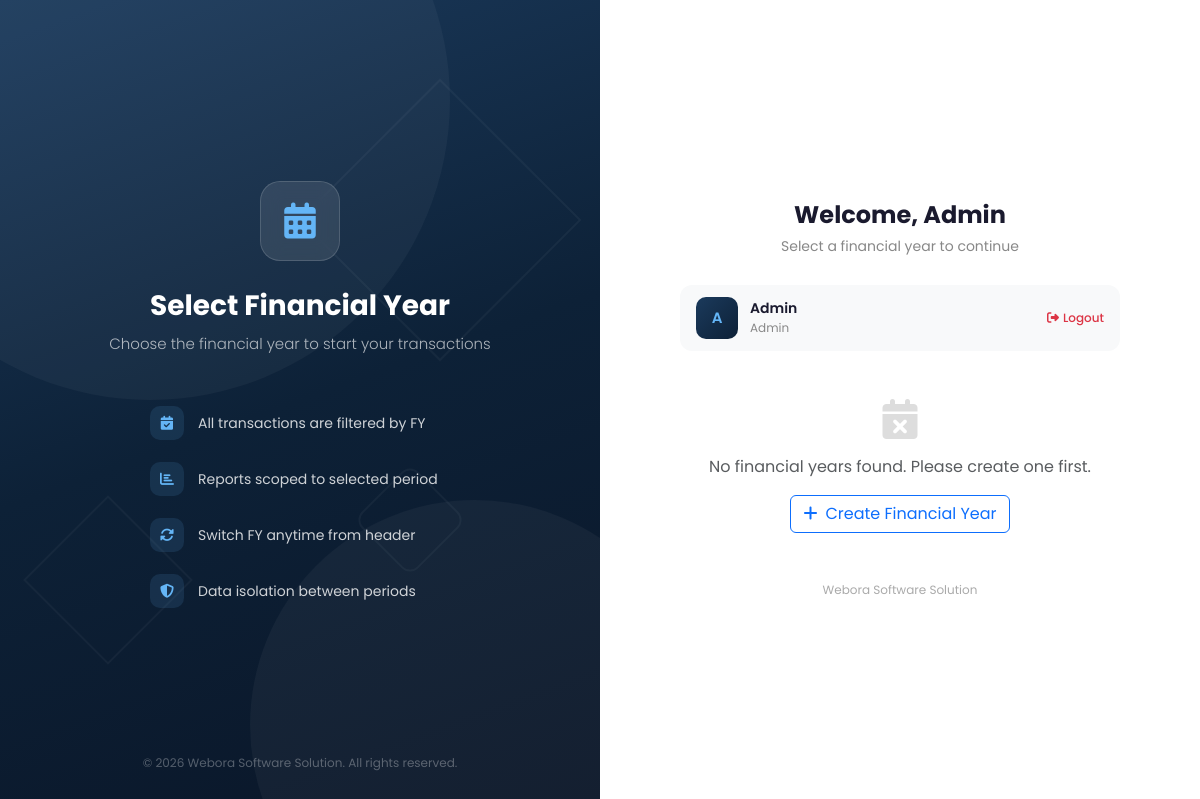
Page /financial_year.php (signed in) on the earlier database version.
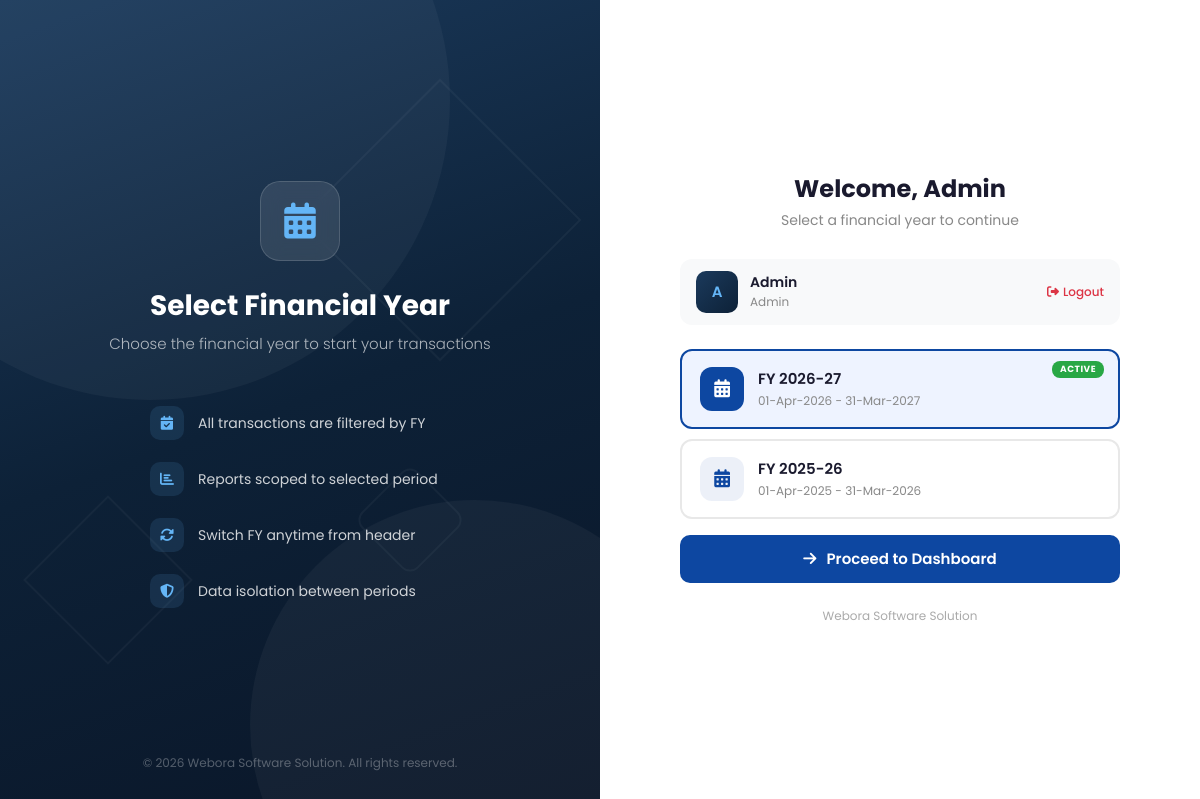
Same page on the later database version.
### tables this page shows
CREATE TABLE `company` (
  `id` int unsigned NOT NULL AUTO_INCREMENT,
  `name` varchar(150) DEFAULT NULL,
  `email` varchar(100) DEFAULT NULL,
  `phone` varchar(20) DEFAULT NULL,
  `address` text,
  `city` varchar(100) DEFAULT NULL,
  `state` varchar(100) DEFAULT NULL,
  `pincode` varchar(10) DEFAULT NULL,
  `gstin` varchar(20) DEFAULT NULL,
  `pan` varchar(20) DEFAULT NULL,
  `logo` varchar(255) DEFAULT NULL,
  `signature` varchar(255) DEFAULT NULL,
  `bank_name` varchar(150) DEFAULT NULL,
  `bank_account` varchar(50) DEFAULT NULL,
  `bank_ifsc` varchar(20) DEFAULT NULL,
  `upi_id` varchar(100) DEFAULT NULL,
  `created_at` timestamp NOT NULL DEFAULT CURRENT_TIMESTAMP,
  PRIMARY KEY (`id`)
);

CREATE TABLE `financial_years` (
  `id` int unsigned NOT NULL AUTO_INCREMENT,
  `name` varchar(50) NOT NULL,
  `start_date` date NOT NULL,
  `end_date` date NOT NULL,
  `is_active` tinyint(1) NOT NULL DEFAULT '0',
  `created_at` timestamp NOT NULL DEFAULT CURRENT_TIMESTAMP,
  `updated_at` timestamp NOT NULL DEFAULT CURRENT_TIMESTAMP ON UPDATE CURRENT_TIMESTAMP,
  PRIMARY KEY (`id`),
  KEY `idx_financial_years_active` (`is_active`),
  KEY `idx_financial_years_dates` (`start_date`,`end_date`)
);

### functions.php (called while the page is built, shortened)
<?php
function h($data) {
    return htmlspecialchars((string)$data, ENT_QUOTES, 'UTF-8');
}
function currentUser() {
    return $_SESSION['user'] ?? null;
}
function query($sql, $params = []) {
    global $pdo;
    $stmt = $pdo->prepare($sql);
    $stmt->execute($params);
    return $stmt;
}
function fetch($sql, $params = []) {
    return query($sql, $params)->fetch(PDO::FETCH_ASSOC);
}
function fetchAll($sql, $params = []) {
    return query($sql, $params)->fetchAll(PDO::FETCH_ASSOC);
}
function dateFormatted($date) {
    return date('d-M-Y', strtotime($date));
}
function getCompany() {
    static $cache = null;
    if ($cache === null) {
        $cache = fetch("SELECT * FROM company LIMIT 1");
    }
    return $cache;
}
function getAllFinancialYears() {
    return fetchAll("SELECT * FROM financial_years ORDER BY start_date DESC");
}
function getActiveFinancialYear() {
    return fetch("SELECT * FROM financial_years WHERE is_active = 1 LIMIT 1");
}
function getInitials($name) {
    $words  = explode(' ', trim($name));
    $initials = '';
    foreach (array_slice($words, 0, 2) as $w) {
        if (!empty($w)) {
            $initials .= strtoupper($w[0]);
        }
    }
    return $initials;
}

### financial_year.php (the view, shortened to what this page needs)
<?php
require_once 'db.php';
require_once 'functions.php';
$company = getCompany();
$companyName = $company['name'] ?? 'Computer Shop Billing';
$financialYears = getAllFinancialYears();
$activeFY = getActiveFinancialYear();
$user = currentUser();
$initials = getInitials($user['full_name'] ?? $user['username'] ?? 'U');
?>
<!DOCTYPE html>
<html lang="en">
<head>
    <link href="https://cdn.jsdelivr.net/npm/bootstrap@5.3.2/dist/css/bootstrap.min.css" rel="stylesheet">
    <link href="https://cdnjs.cloudflare.com/ajax/libs/font-awesome/6.5.0/css/all.min.css" rel="stylesheet">
</head>
<body>
    <div class="fy-wrapper">
        <div class="brand-panel">
            <div class="geo-shape shape-1"></div>
            <div class="geo-shape shape-2"></div>
            <div class="geo-shape shape-3"></div>
            <div class="brand-content">
                <div class="brand-logo">
                    <i class="fas fa-calendar-alt"></i>
                </div>
                <h1 class="brand-title">Select Financial Year</h1>
                <p class="brand-subtitle">Choose the financial year to start your transactions</p>
                <ul class="brand-features">
                    <li><i class="fas fa-calendar-check"></i> All transactions are filtered by FY</li>
                    <li><i class="fas fa-chart-bar"></i> Reports scoped to selected period</li>
                    <li><i class="fas fa-sync-alt"></i> Switch FY anytime from header</li>
                    <li><i class="fas fa-shield-alt"></i> Data isolation between periods</li>
                </ul>
            </div>
            <div class="brand-footer">&copy; <?= date('Y') ?> <?= h($companyName) ?>. All rights reserved.</div>
        </div>
        <div class="form-panel">
            <div class="form-container">
                <div class="form-header">
                    <h1>Welcome, <?= h($user['full_name'] ?? $user['username']) ?></h1>
                    <p>Select a financial year to continue</p>
                </div>
                <div class="user-badge">
                    <div class="user-avatar"><?= $initials ?></div>
                    <div class="user-info">
                        <div class="name"><?= h($user['full_name'] ?? $user['username']) ?></div>
                        <div class="role"><?= h($user['role'] ?? 'user') ?></div>
                    </div>
                    <a href="logout.php" style="font-size:12px;color:#dc3545;text-decoration:none;font-weight:500;">
                        <i class="fas fa-sign-out-alt me-1"></i>Logout
                    </a>
                </div>
                <form method="POST" action="" id="fyForm">
                    <?php if (empty($financialYears)): ?>
                        <div class="text-center py-4">
                            <i class="fas fa-calendar-times d-block mb-3" style="font-size:40px;color:#ddd;"></i>
                            <p class="text-muted mb-3">No financial years found. Please create one first.</p>
                            <a href="financial_year_manage.php" class="btn btn-outline-primary">
                                <i class="fas fa-plus me-2"></i>Create Financial Year
                            </a>
                        </div>
                    <?php else: ?>
                        <?php
                            $selectedFy = null;
                            if ($activeFY) {
                                $selectedFy = $activeFY['id'];
                            } elseif (!empty($financialYears)) {
                                $selectedFy = $financialYears[0]['id'];
                            }
                        ?>
                        <?php foreach ($financialYears as $fy): ?>
                            <label class="fy-card<?= ($selectedFy == $fy['id']) ? ' selected' : '' ?><?= $fy['is_active'] ? ' active-badge' : '' ?>" onclick="selectFY(this, <?= (int)$fy['id'] ?>)">
                                <div class="fy-icon"><i class="fas fa-calendar-alt"></i></div>
                                <div class="fy-details">
                                    <div class="fy-name"><?= h($fy['name']) ?></div>
                                    <div class="fy-dates"><?= dateFormatted($fy['start_date']) ?> - <?= dateFormatted($fy['end_date']) ?></div>
                                </div>
                            </label>
                        <?php endforeach; ?>
                        <button type="submit" class="btn-submit mt-3" id="btnProceed" <?= !$selectedFy ? 'disabled' : '' ?>>
                            <i class="fas fa-arrow-right"></i> Proceed to Dashboard
                        </button>
                    <?php endif; ?>
                </form>
                <div class="form-footer"><?= h($companyName) ?></div>
            </div>
        </div>
    </div>
</body>
</html>

Differences in the rows shown:
added financial_years: name "FY 2026-27", start_date "01-Apr-2026", end_date "31-Mar-2027", is_active 1 (drawn)
added financial_years: name "FY 2025-26", start_date "01-Apr-2025", end_date "31-Mar-2026", is_active 0 (drawn)
Other differences:
text no longer shown: "No financial years found. Please create one first. Create Financial Year"
text now shown: "Proceed to Dashboard"
